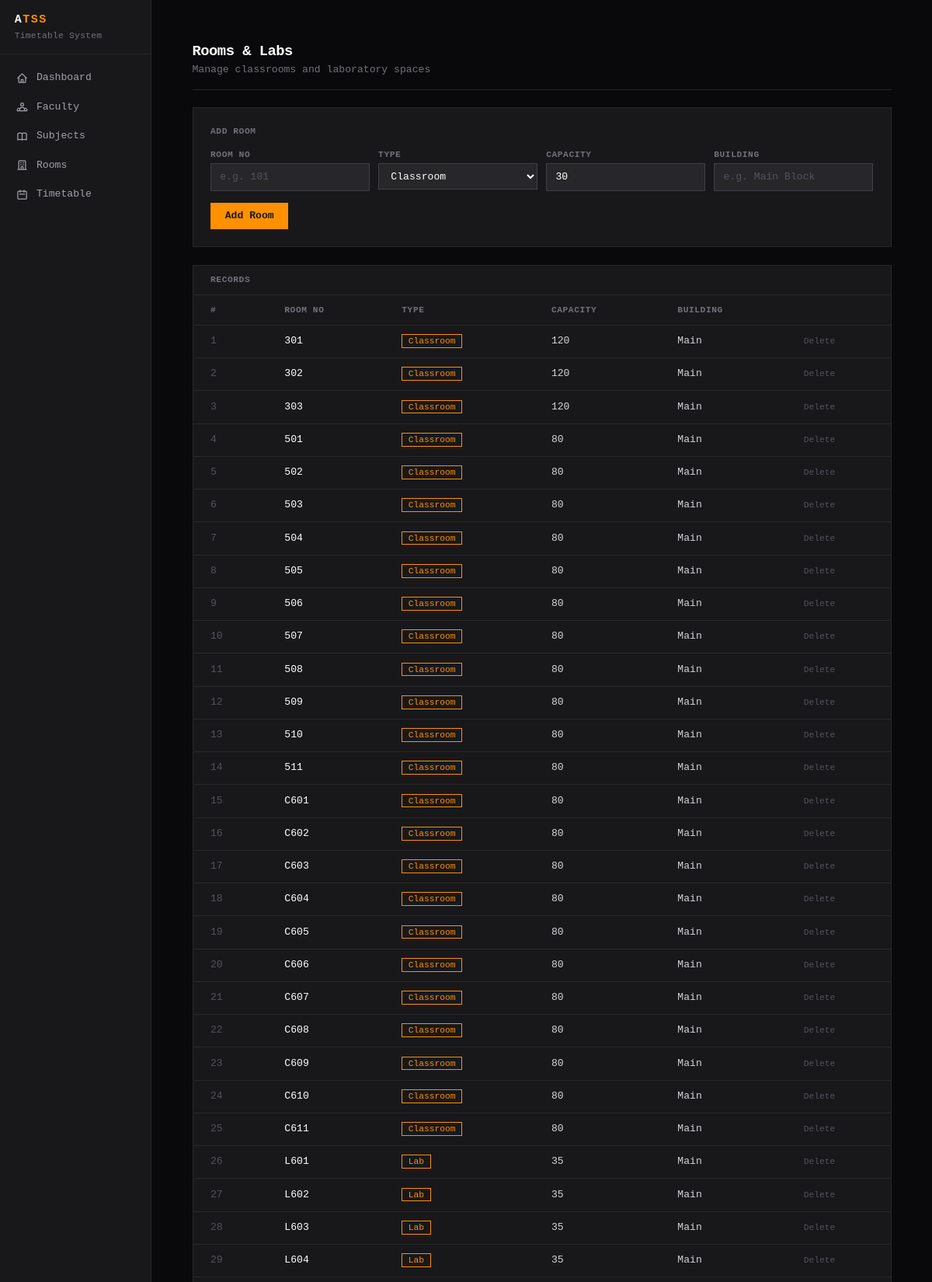
/rooms (signed in, upper part), run on the app's committed database.
### models.py (models this page shows)
class Room(db.Model):
    __tablename__ = 'room'
    id       = db.Column(db.Integer, primary_key=True)
    room_no  = db.Column(db.String(20), unique=True, nullable=False)
    type     = db.Column(db.String(20))   # Classroom | Lab | Seminar
    capacity = db.Column(db.Integer, default=30)
    building = db.Column(db.String(50))
    timetable = db.relationship('Timetable', backref='room', lazy=True)

### routes.py (the view)
@room_bp.route('/rooms')
@login_required
def room_list():
    rooms = Room.query.order_by(Room.room_no).all()
    return render_template('classroom.html', rooms=rooms, types=ROOM_TYPES)

### app.py (called while the page is built)
def create_app():
    app = Flask(__name__)
    app.config.from_object(Config)
    app.config['ATSS_DOC_DIR'] = Path(app.root_path) / 'atss_doc'
    db.init_app(app)
    login_manager.init_app(app)
    bcrypt.init_app(app)
    csrf.init_app(app)
    app.jinja_env.globals['csrf_token'] = generate_csrf
    from models import User
    @login_manager.user_loader
    def load_user(user_id):
        return db.session.get(User, int(user_id))
    from routes import auth, main, faculty_bp, subject_bp, room_bp, tt_bp
    app.register_blueprint(auth)
    app.register_blueprint(main)
    app.register_blueprint(faculty_bp)
    app.register_blueprint(subject_bp)
    app.register_blueprint(room_bp)
    app.register_blueprint(tt_bp)
    init_db(app)
    return app

### templates/classroom.html (shortened to what this page needs)
{% extends "base.html" %}
{% block content %}
<div class="space-y-6">
    <div class="border-b border-stone-200 dark:border-zinc-800 pb-4">
        <h1 class="text-xl font-bold text-zinc-900 dark:text-white tracking-tight">Rooms &amp; Labs</h1>
        <p class="text-sm text-stone-400 dark:text-zinc-500 mt-0.5">Manage classrooms and laboratory spaces</p>
    </div>
    <div class="bg-white dark:bg-zinc-900 border border-stone-200 dark:border-zinc-800 p-6">
        <p class="text-xs font-semibold text-stone-400 dark:text-zinc-500 uppercase tracking-wider mb-4">Add Room</p>
        <form method="POST" action="{{ url_for('room_bp.room_add') }}">
            <div class="grid grid-cols-2 md:grid-cols-4 gap-3 mb-4">
                {% set inp = "w-full bg-stone-50 dark:bg-zinc-800 border border-stone-200 dark:border-zinc-700 text-zinc-900 dark:text-white text-sm px-3 py-2 focus:outline-none placeholder-stone-300 dark:placeholder-zinc-600 transition-colors atss-inp" %}
                {% set lbl = "block text-xs font-semibold text-stone-400 dark:text-zinc-500 uppercase tracking-wider" %}
                <div class="space-y-1">
                    <label class="{{ lbl }}">Room No</label>
                    <input type="text" name="room_no" required placeholder="e.g. 101" class="{{ inp }}">
                </div>
                <div class="space-y-1">
                    <label class="{{ lbl }}">Type</label>
                    <select name="type" class="{{ inp }}">
                        {% for t in types %}<option>{{ t }}</option>{% endfor %}
                    </select>
                </div>
                <div class="space-y-1">
                    <label class="{{ lbl }}">Capacity</label>
                    <input type="number" name="capacity" value="30" min="1" class="{{ inp }}">
                </div>
                <div class="space-y-1">
                    <label class="{{ lbl }}">Building</label>
                    <input type="text" name="building" placeholder="e.g. Main Block" class="{{ inp }}">
                </div>
            </div>
            <button type="submit" style="background:#FF9000;color:#18181b;font-weight:700" class="text-sm px-5 py-2 transition-colors hover:opacity-85">Add Room</button>
        </form>
    </div>
    <div class="bg-white dark:bg-zinc-900 border border-stone-200 dark:border-zinc-800">
        <div class="px-6 py-3 border-b border-stone-200 dark:border-zinc-800">
            <p class="text-xs font-semibold text-stone-400 dark:text-zinc-500 uppercase tracking-wider">Records</p>
        </div>
        <div class="overflow-x-auto">
            <table class="w-full text-sm">
                <thead>
                    <tr class="border-b border-stone-200 dark:border-zinc-800 text-xs text-stone-400 dark:text-zinc-500 uppercase tracking-wider">
                        <th class="px-6 py-3 text-left">#</th>
                        <th class="px-6 py-3 text-left">Room No</th>
                        <th class="px-6 py-3 text-left">Type</th>
                        <th class="px-6 py-3 text-left">Capacity</th>
                        <th class="px-6 py-3 text-left">Building</th>
                        <th class="px-6 py-3"></th>
                    </tr>
                </thead>
                <tbody class="divide-y divide-stone-100 dark:divide-zinc-800">
                {% for r in rooms %}
                <tr class="hover:bg-stone-50 dark:hover:bg-zinc-800/60 transition-colors">
                    <td class="px-6 py-3 text-stone-300 dark:text-zinc-600">{{ r.id }}</td>
                    <td class="px-6 py-3 text-zinc-900 dark:text-white font-medium">{{ r.room_no }}</td>
                    <td class="px-6 py-3">
                        <span class="text-xs px-2 py-0.5 border" style="color:#FF9000;border-color:#FF9000">{{ r.type }}</span>
                    </td>
                    <td class="px-6 py-3 text-zinc-600 dark:text-zinc-300">{{ r.capacity }}</td>
                    <td class="px-6 py-3 text-zinc-600 dark:text-zinc-300">{{ r.building }}</td>
                    <td class="px-6 py-3">
                        <form method="POST" action="{{ url_for('room_bp.room_delete', rid=r.id) }}" onsubmit="return confirm('Delete?')">
                            <button type="submit" class="text-xs text-stone-300 dark:text-zinc-600 hover:text-red-500 dark:hover:text-red-400 transition-colors">Delete</button>
                        </form>
                    </td>
                </tr>
                {% else %}
                <tr><td colspan="6" class="px-6 py-8 text-center text-stone-300 dark:text-zinc-700">No rooms.</td></tr>
                {% endfor %}
                </tbody>
            </table>
        </div>
    </div>
</div>
{% endblock %}

### static/style.css (style rules this page uses)
*, *::before, *::after { margin: 0; padding: 0; box-sizing: border-box; }
:root { --bg: #0f0f0f; --surface: #181818; --surface-2: #202020; --border: #2c2c2c; --border-2: #383838; --text: #e2e2e2; --muted: #5e5e5e; --accent: #e2e2e2; --danger: #c0504a; --danger-bg: #1c1010; --success: #4a9e6e; --success-bg: #101c14; --hover-bg: #242424; --radius: 0px; }
html { font-size: 15px; }
html, body { background: var(--bg); color: var(--text); }
body { font-family: Calibri, "Segoe UI", Arial, sans-serif; min-height: 100vh; display: flex; align-items: center; justify-content: center; padding: 1.5rem; }

### data on the page
Room: id "1", room_no "301", type "Classroom", capacity "120", building "Main"
Room: id "2", room_no "302", type "Classroom", capacity "120", building "Main"
Room: id "3", room_no "303", type "Classroom", capacity "120", building "Main"
Room: id "4", room_no "501", type "Classroom", capacity "80", building "Main"
Room: id "5", room_no "502", type "Classroom", capacity "80", building "Main"
Room: id "6", room_no "503", type "Classroom", capacity "80", building "Main"
Room: id "7", room_no "504", type "Classroom", capacity "80", building "Main"
Room: id "8", room_no "505", type "Classroom", capacity "80", building "Main"
Room: id "9", room_no "506", type "Classroom", capacity "80", building "Main"
Room: id "10", room_no "507", type "Classroom", capacity "80", building "Main"
Room: id "11", room_no "508", type "Classroom", capacity "80", building "Main"
Room: id "12", room_no "509", type "Classroom", capacity "80", building "Main"
Room: id "13", room_no "510", type "Classroom", capacity "80", building "Main"
Room: id "14", room_no "511", type "Classroom", capacity "80", building "Main"
Room: id "15", room_no "C601", type "Classroom", capacity "80", building "Main"
Room: id "16", room_no "C602", type "Classroom", capacity "80", building "Main"
Room: id "17", room_no "C603", type "Classroom", capacity "80", building "Main"
Room: id "18", room_no "C604", type "Classroom", capacity "80", building "Main"
Room: id "19", room_no "C605", type "Classroom", capacity "80", building "Main"
Room: id "20", room_no "C606", type "Classroom", capacity "80", building "Main"
Room: id "21", room_no "C607", type "Classroom", capacity "80", building "Main"
Room: id "22", room_no "C608", type "Classroom", capacity "80", building "Main"
Room: id "23", room_no "C609", type "Classroom", capacity "80", building "Main"
Room: id "24", room_no "C610", type "Classroom", capacity "80", building "Main"
Room: id "25", room_no "C611", type "Classroom", capacity "80", building "Main"
Room: id "26", room_no "L601", type "Lab", capacity "35", building "Main"
Room: id "27", room_no "L602", type "Lab", capacity "35", building "Main"
Room: id "28", room_no "L603", type "Lab", capacity "35", building "Main"
Room: id "29", room_no "L604", type "Lab", capacity "35", building "Main"

### other printed values
form field type "Classroom"
